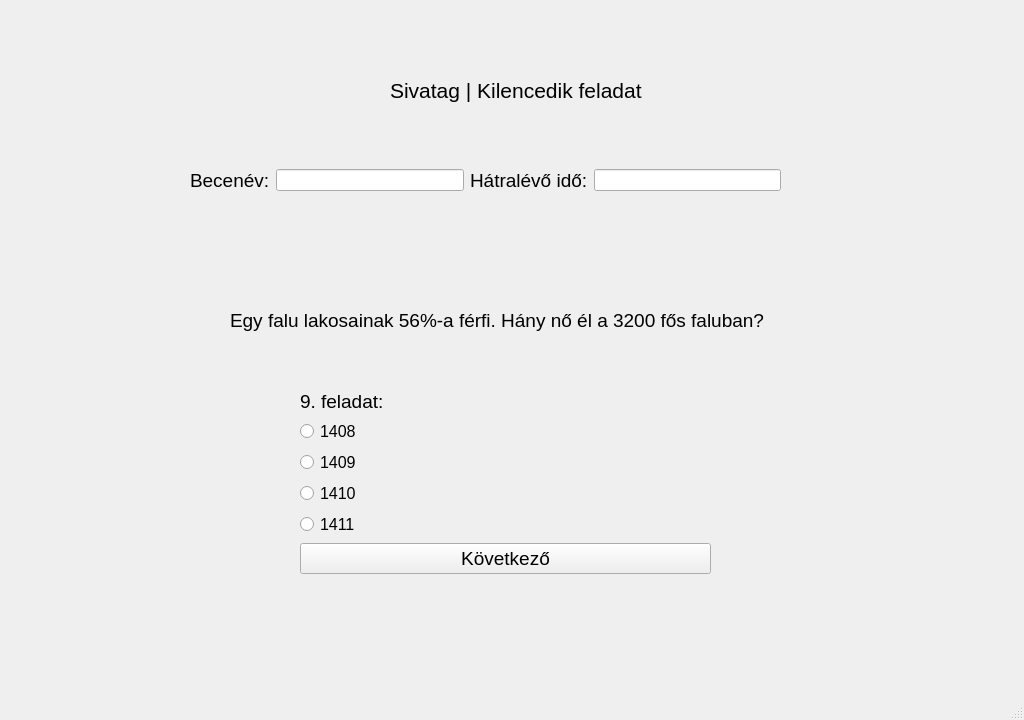
<?xml version="1.0" encoding="UTF-8"?>
<ui version="4.0">
 <class>ques1</class>
 <widget class="QMainWindow" name="ques1">
  <property name="geometry">
   <rect>
    <x>0</x>
    <y>0</y>
    <width>1024</width>
    <height>720</height>
   </rect>
  </property>
  <property name="windowTitle">
   <string>Játékos matematikai gyakorlóprogram</string>
  </property>
  <widget class="QWidget" name="centralwidget">
   <widget class="QLabel" name="label">
    <property name="geometry">
     <rect>
      <x>0</x>
      <y>-10</y>
      <width>1024</width>
      <height>720</height>
     </rect>
    </property>
    <property name="text">
     <string/>
    </property>
    <property name="pixmap">
     <pixmap>../szakdoga hátterek/28.jpg</pixmap>
    </property>
    <property name="scaledContents">
     <bool>true</bool>
    </property>
   </widget>
   <widget class="QLabel" name="label_4">
    <property name="geometry">
     <rect>
      <x>390</x>
      <y>70</y>
      <width>261</width>
      <height>41</height>
     </rect>
    </property>
    <property name="sizePolicy">
     <sizepolicy hsizetype="Expanding" vsizetype="Preferred">
      <horstretch>0</horstretch>
      <verstretch>0</verstretch>
     </sizepolicy>
    </property>
    <property name="font">
     <font>
      <pointsize>16</pointsize>
     </font>
    </property>
    <property name="cursor">
     <cursorShape>ArrowCursor</cursorShape>
    </property>
    <property name="text">
     <string>Sivatag | Kilencedik feladat</string>
    </property>
   </widget>
   <widget class="QWidget" name="horizontalLayoutWidget">
    <property name="geometry">
     <rect>
      <x>190</x>
      <y>140</y>
      <width>591</width>
      <height>81</height>
     </rect>
    </property>
    <layout class="QHBoxLayout" name="horizontalLayout">
     <item>
      <widget class="QLabel" name="label_2">
       <property name="font">
        <font>
         <pointsize>14</pointsize>
        </font>
       </property>
       <property name="text">
        <string>Becenév:</string>
       </property>
      </widget>
     </item>
     <item>
      <widget class="QLineEdit" name="T1">
       <property name="sizePolicy">
        <sizepolicy hsizetype="Expanding" vsizetype="Fixed">
         <horstretch>0</horstretch>
         <verstretch>0</verstretch>
        </sizepolicy>
       </property>
      </widget>
     </item>
     <item>
      <widget class="QLabel" name="label_3">
       <property name="font">
        <font>
         <pointsize>14</pointsize>
        </font>
       </property>
       <property name="text">
        <string>Hátralévő idő:</string>
       </property>
      </widget>
     </item>
     <item>
      <widget class="QLineEdit" name="T2">
       <property name="sizePolicy">
        <sizepolicy hsizetype="Expanding" vsizetype="Fixed">
         <horstretch>0</horstretch>
         <verstretch>0</verstretch>
        </sizepolicy>
       </property>
      </widget>
     </item>
    </layout>
   </widget>
   <widget class="QWidget" name="formLayoutWidget">
    <property name="geometry">
     <rect>
      <x>300</x>
      <y>390</y>
      <width>411</width>
      <height>251</height>
     </rect>
    </property>
    <layout class="QFormLayout" name="formLayout">
     <property name="labelAlignment">
      <set>Qt::AlignLeading|Qt::AlignLeft|Qt::AlignTop</set>
     </property>
     <item row="1" column="0">
      <widget class="QLabel" name="label_5">
       <property name="font">
        <font>
         <pointsize>14</pointsize>
        </font>
       </property>
       <property name="text">
        <string>9. feladat:</string>
       </property>
      </widget>
     </item>
     <item row="2" column="0">
      <widget class="QRadioButton" name="R1">
       <property name="font">
        <font>
         <pointsize>12</pointsize>
        </font>
       </property>
       <property name="text">
        <string>1408</string>
       </property>
      </widget>
     </item>
     <item row="3" column="0">
      <widget class="QRadioButton" name="R2">
       <property name="font">
        <font>
         <pointsize>12</pointsize>
        </font>
       </property>
       <property name="text">
        <string>1409</string>
       </property>
      </widget>
     </item>
     <item row="4" column="0">
      <widget class="QRadioButton" name="R3">
       <property name="font">
        <font>
         <pointsize>12</pointsize>
        </font>
       </property>
       <property name="text">
        <string>1410</string>
       </property>
      </widget>
     </item>
     <item row="6" column="0" colspan="2">
      <widget class="QPushButton" name="B1">
       <property name="font">
        <font>
         <pointsize>14</pointsize>
        </font>
       </property>
       <property name="text">
        <string>Következő</string>
       </property>
      </widget>
     </item>
     <item row="5" column="0">
      <widget class="QRadioButton" name="R4">
       <property name="font">
        <font>
         <pointsize>12</pointsize>
        </font>
       </property>
       <property name="text">
        <string>1411</string>
       </property>
      </widget>
     </item>
    </layout>
   </widget>
   <widget class="QLabel" name="label_6">
    <property name="geometry">
     <rect>
      <x>230</x>
      <y>280</y>
      <width>561</width>
      <height>81</height>
     </rect>
    </property>
    <property name="font">
     <font>
      <pointsize>14</pointsize>
     </font>
    </property>
    <property name="text">
     <string>Egy falu lakosainak 56%-a férfi. Hány nő él a 3200 fős faluban?</string>
    </property>
    <property name="scaledContents">
     <bool>true</bool>
    </property>
   </widget>
  </widget>
  <widget class="QMenuBar" name="menubar">
   <property name="geometry">
    <rect>
     <x>0</x>
     <y>0</y>
     <width>1024</width>
     <height>21</height>
    </rect>
   </property>
  </widget>
  <widget class="QStatusBar" name="statusbar"/>
 </widget>
 <resources/>
 <connections/>
</ui>
